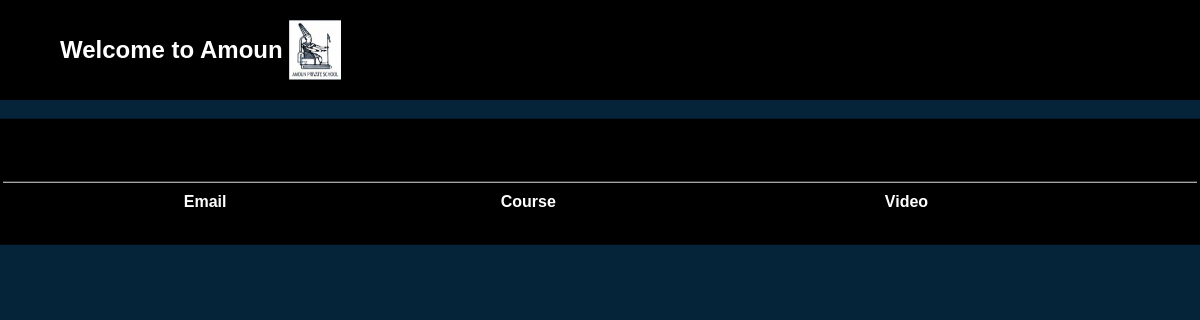
Page /viewvideocourse.php on the earlier database version.
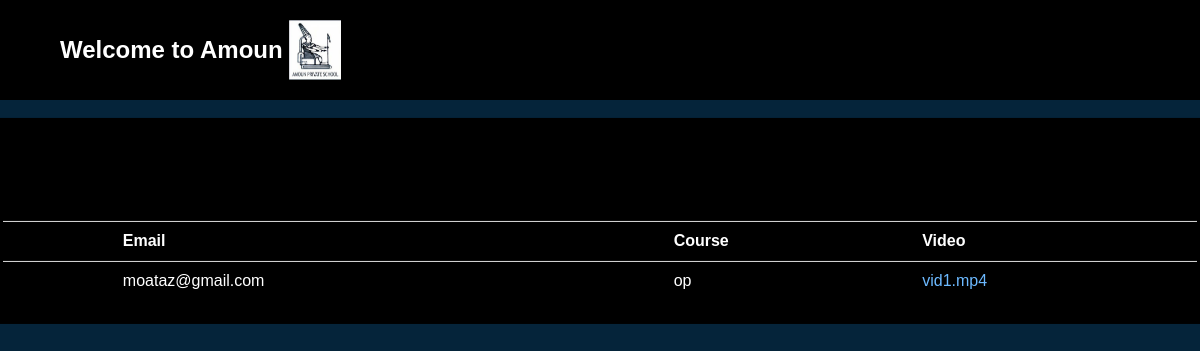
Same page on the later database version.
### tables this page shows
CREATE TABLE `addcoursevideo` (
  `ID` int(11) NOT NULL,
  `email` varchar(255) NOT NULL,
  `instructorname` varchar(255) NOT NULL,
  `course` varchar(255) NOT NULL,
  `coursename` varchar(255) NOT NULL,
  `videoname` varchar(255) NOT NULL,
  `video` varchar(255) NOT NULL
);

### viewvideocourse.php (the view, shortened to what this page needs)
<?php include "dB.php"; ?>
<?php include "homemenu.php";?>
<div class ="content">
<div class = wrapper>
<head>
 <link rel="stylesheet" href="https://maxcdn.bootstrapcdn.com/bootstrap/3.4.1/css/bootstrap.min.css">
</head>
<br>
<body onload='studentMenu()'>
<form method="POST" action="">
<div class="register">
<br><br>
<table class="table table-hover">
  <tr>
   <td><b>Email</b></td>
    <td><b>Course</b></td>
    <td><b>Video</b></td>
  </tr>
  <?php
$result = mysqli_query($conn, "SELECT * FROM addcoursevideo");
while($row = mysqli_fetch_array($result)){
  $id = $row['ID'];
  $email=$row['email'];
  $course=$row['course'];
  $video=$row['video'];
  ?>
  <br><br>
  <td><?= $email ?></td>
  <td><?= $course ?></td>
  <td><?= "<a href='watch.php?ID=$id'>$video</a>"?> </td>
<?php
}
?>
</table>
</div>
</form>
</body>
</div>
</div>

Differences in the rows shown:
added addcoursevideo: email "moataz@gmail.com", course "op", video "vid1.mp4"
